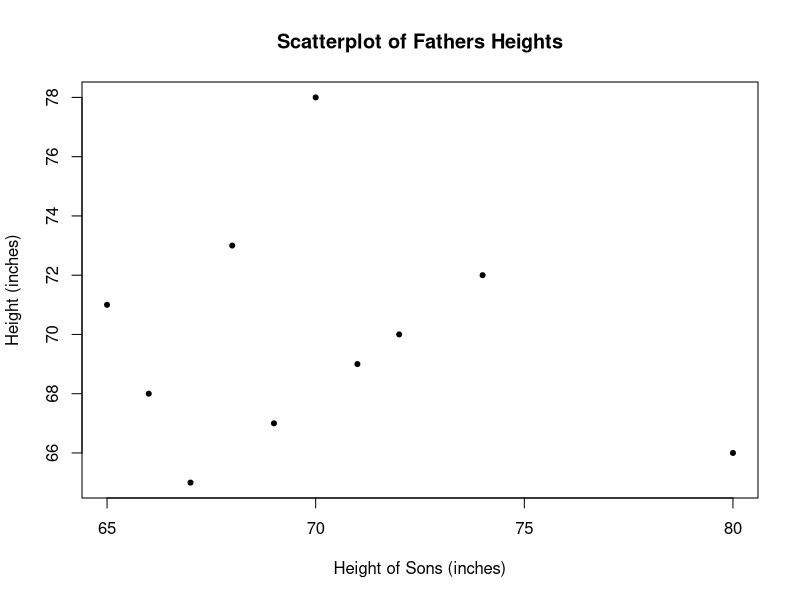
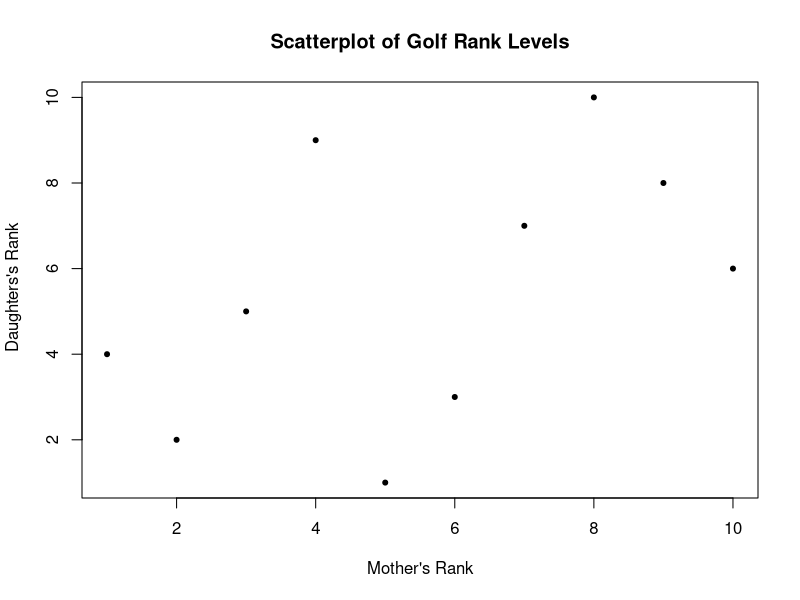
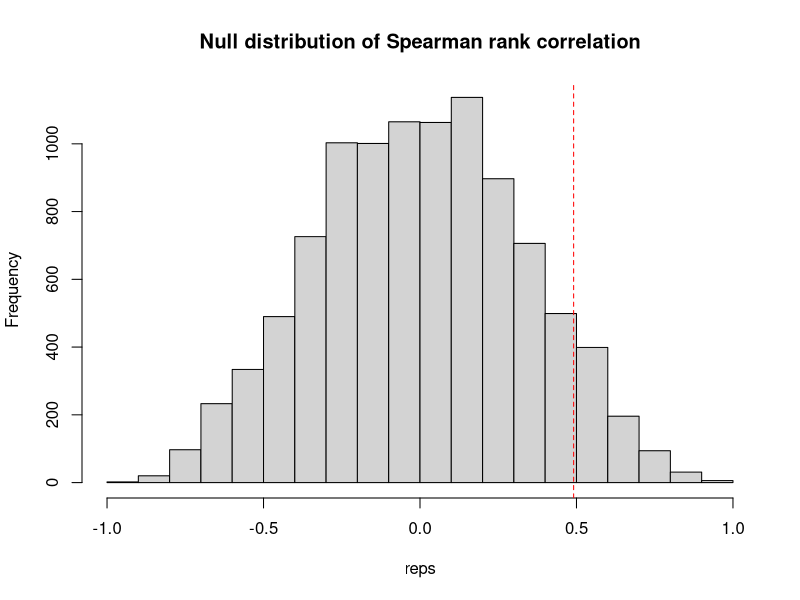

Recreate these plots in R, in order.
## ---- chunk 1
knitr::opts_chunk$set(echo = TRUE)
## ---- chunk 2
SonsHeight <- c(72, 68, 74, 66, 71, 65, 70, 69, 67, 80)
FathersHeight <- c(70, 73, 72, 68, 69, 71, 78, 67, 65, 66)
plot(FathersHeight ~ SonsHeight, pch = 20, main = "Scatterplot of Fathers Heights", ylab = "Height (inches)", xlab="Height of Sons (inches)")
## ---- chunk 3
cor(FathersHeight, SonsHeight, method = "spearman")
## ---- chunk 4
cor.test(FathersHeight, SonsHeight, alternative = "greater", method = "spearman")
## ---- chunk 5
Daughter <- c(1,9,10,2,4,5,3,7,6,8)
Mother <- c(5,4,8,2,1,3,6,7,10,9)

plot(Daughter ~ Mother, pch = 20, main = "Scatterplot of Golf Rank Levels", ylab = " Daughters's Rank", xlab="Mother's Rank")
## ---- chunk 6
set.seed(42)
R <- 9999
reps <- numeric(R)

# Calculate the observed Spearman rank correlation
spearmancorr <- cor(Daughter, Mother, method = "spearman")
spearmancorr

for (i in 1:R) {
  x <- Daughter
  y <- sample(Mother, replace = FALSE)
  reps[i] <- cor(y, x, method = "spearman")
}

pvalue <- mean(c(spearmancorr, reps) >= spearmancorr) # Change sign if its positive or negative
pvalue

twotailedpvalue = 2*pvalue
twotailedpvalue
## ---- chunk 7
hist(reps, main = "Null distribution of Spearman rank correlation")

abline(v = spearmancorr, lty = 2 ,col = "red")
